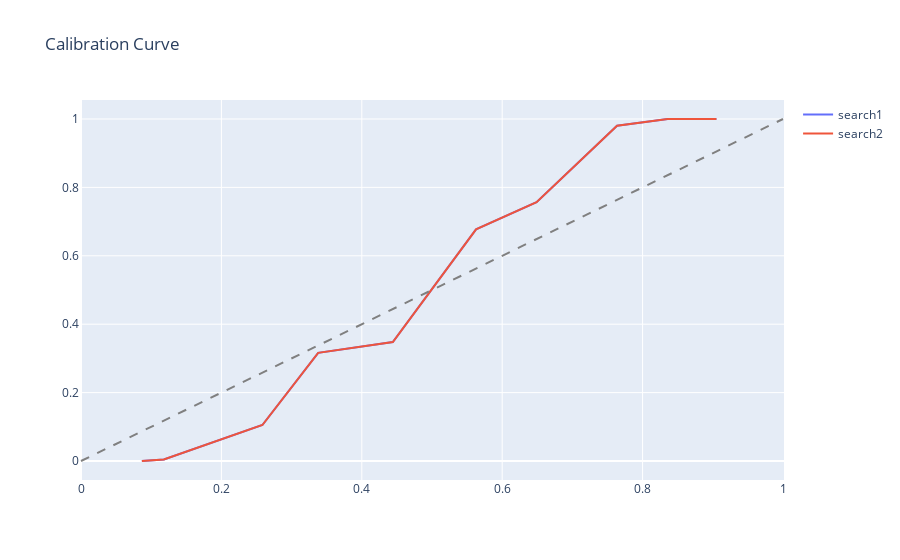

This figure's notebook cell:
### Code cell
plt1['cal'].show()

### Figure 1 — Plotly figure (JSON) as saved in the notebook; plotly's stock layout.template omitted (floating-point values rounded to 4 significant figures)
{"data": [{"mode": "lines", "name": "search1", "type": "scatter", "x": [0.08671, 0.1181, 0.2584, 0.3378, 0.4442, 0.5628, 0.649, 0.7636, 0.8357, 0.9051], "y": [0, 0.004651, 0.1053, 0.3163, 0.3478, 0.6774, 0.7568, 0.9804, 1, 1]}, {"mode": "lines", "name": "search2", "type": "scatter", "x": [0.08671, 0.1181, 0.2584, 0.3378, 0.4442, 0.5628, 0.649, 0.7636, 0.8357, 0.9051], "y": [0, 0.004651, 0.1053, 0.3163, 0.3478, 0.6774, 0.7568, 0.9804, 1, 1]}], "layout": {"shapes": [{"line": {"color": "gray", "dash": "dash"}, "type": "line", "x0": 0, "x1": 1, "xref": "x", "y0": 0, "y1": 1, "yref": "y"}], "title": {"text": "Calibration Curve"}}}
